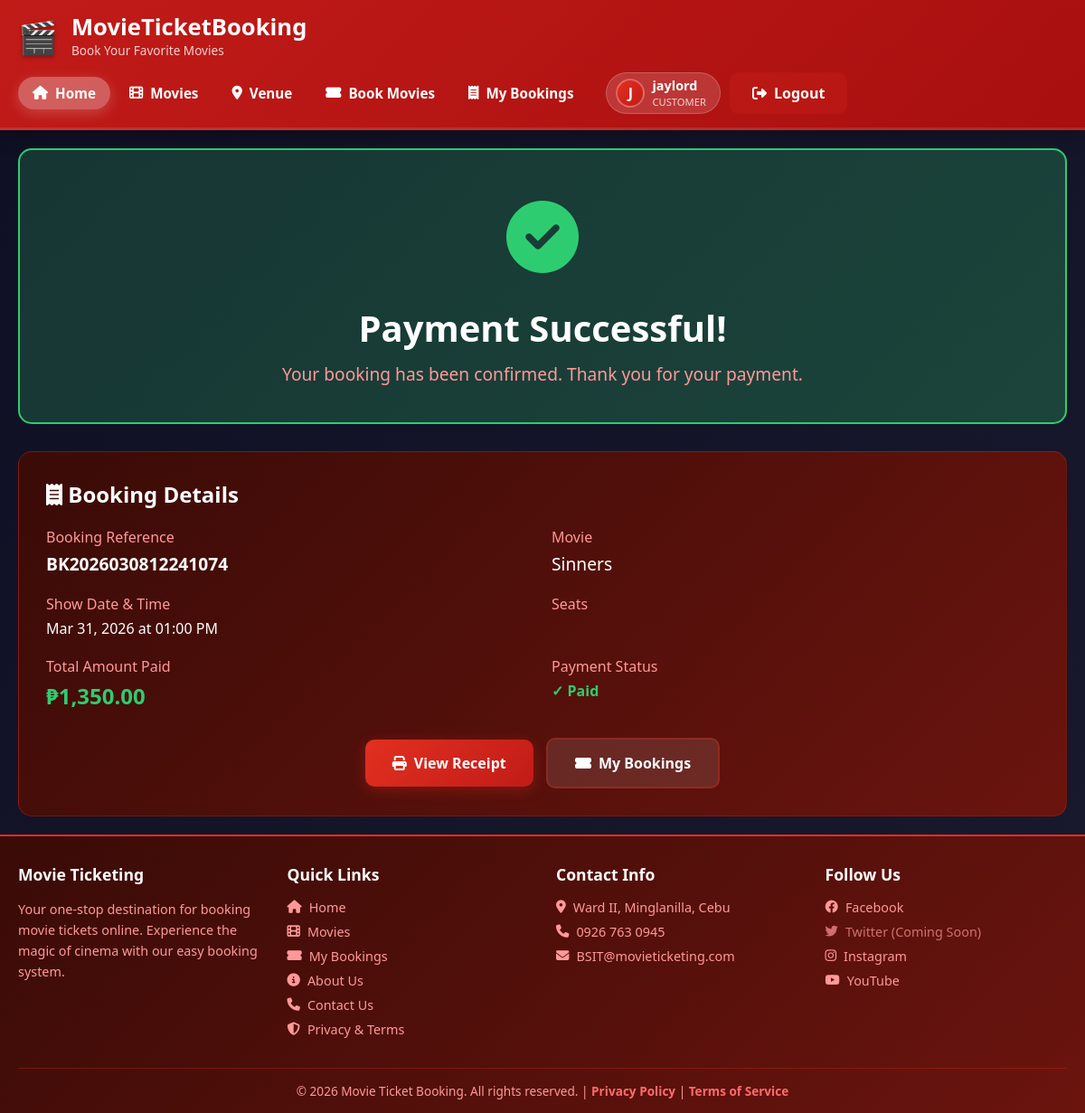
The page /pages/customer/paymongo-success.php?booking_id=12 (signed in) on the database its author committed.
### tables this page shows
CREATE TABLE `tbl_booking` (
  `b_id` int(11) NOT NULL,
  `u_id` int(11) NOT NULL,
  `movie_name` varchar(255) NOT NULL,
  `show_date` date DEFAULT NULL,
  `showtime` time NOT NULL,
  `booking_fee` decimal(10,2) DEFAULT 0.00,
  `status` enum('Ongoing','Done','Cancelled') DEFAULT 'Ongoing',
  `booking_date` timestamp NOT NULL DEFAULT current_timestamp(),
  `payment_status` enum('Pending','Paid','Refunded') DEFAULT 'Pending',
  `is_visible` tinyint(1) DEFAULT 1,
  `booking_reference` varchar(20) DEFAULT NULL
);

### pages/customer/paymongo-success.php (the view, shortened to what this page needs)
<?php
$root_dir = dirname(dirname(__DIR__));
$conn = get_db();
$user_id = $_SESSION['user_id'];
$booking_id = isset($_GET['booking_id']) ? intval($_GET['booking_id']) : 0;
$booking_stmt = $conn->prepare("
    SELECT
        b.*,
        GROUP_CONCAT(bs.seat_number ORDER BY bs.seat_number SEPARATOR ', ') as seat_list,
        m.poster_url
    FROM tbl_booking b
    LEFT JOIN booked_seats bs ON b.b_id = bs.booking_id
    LEFT JOIN movies m ON b.movie_name = m.title
    WHERE b.b_id = ? AND b.u_id = ?
    GROUP BY b.b_id
");
$booking_stmt->bind_param("ii", $booking_id, $user_id);
$booking_stmt->execute();
$booking_result = $booking_stmt->get_result();
$booking = $booking_result->fetch_assoc();
require_once $root_dir . '/partials/header.php';
?>
<div class="payment-container" style="max-width: 1200px; margin: 0 auto; padding: 20px;">
    <div style="background: linear-gradient(135deg, rgba(46, 204, 113, 0.2), rgba(39, 174, 96, 0.3));
         border-radius: 15px; padding: 40px; text-align: center; border: 2px solid #2ecc71; margin-bottom: 30px;">
        <div style="font-size: 5rem; color: #2ecc71; margin-bottom: 20px;">
            <i class="fas fa-check-circle"></i>
        </div>
        <h1 style="color: white; font-size: 2.5rem; margin-bottom: 10px; font-weight: 800;">
            Payment Successful!
        </h1>
        <p style="color: var(--pale-red); font-size: 1.2rem;">
            Your booking has been confirmed. Thank you for your payment.
        </p>
    </div>
    <div style="background: linear-gradient(135deg, var(--bg-card) 0%, var(--bg-card-light) 100%);
         border-radius: 15px; padding: 30px; border: 1px solid rgba(226, 48, 32, 0.3);">
        <h2 style="color: white; font-size: 1.5rem; margin-bottom: 20px; font-weight: 700;">
            <i class="fas fa-receipt"></i> Booking Details
        </h2>
        <div style="display: grid; grid-template-columns: 1fr 1fr; gap: 20px; margin-bottom: 30px;">
            <div>
                <p style="color: var(--pale-red); margin-bottom: 5px;">Booking Reference</p>
                <p style="color: white; font-size: 1.2rem; font-weight: 700;"><?php echo $booking['booking_reference']; ?></p>
            </div>
            <div>
                <p style="color: var(--pale-red); margin-bottom: 5px;">Movie</p>
                <p style="color: white; font-size: 1.2rem;"><?php echo $booking['movie_name']; ?></p>
            </div>
            <div>
                <p style="color: var(--pale-red); margin-bottom: 5px;">Show Date & Time</p>
                <p style="color: white;">
                    <?php echo date('M d, Y', strtotime($booking['show_date'])); ?> at
                    <?php echo date('h:i A', strtotime($booking['showtime'])); ?>
                </p>
            </div>
            <div>
                <p style="color: var(--pale-red); margin-bottom: 5px;">Seats</p>
            </div>
            <div>
                <p style="color: var(--pale-red); margin-bottom: 5px;">Total Amount Paid</p>
                <p style="color: #2ecc71; font-size: 1.5rem; font-weight: 800;">
                    ₱<?php echo number_format($booking['booking_fee'], 2); ?>
                </p>
            </div>
            <div>
                <p style="color: var(--pale-red); margin-bottom: 5px;">Payment Status</p>
                <p style="color: #2ecc71; font-weight: 600;">✓ Paid</p>
            </div>
        </div>
        <div style="text-align: center; margin-top: 30px;">
            <a href="<?php echo SITE_URL; ?>index.php?page=customer/receipt&id=<?php echo $booking_id; ?>" class="btn btn-primary" style="padding: 15px 30px; margin-right: 10px;">
                <i class="fas fa-print"></i> View Receipt
            </a>
            <a href="<?php echo SITE_URL; ?>index.php?page=customer/my-bookings" class="btn btn-secondary" style="padding: 15px 30px;">
                <i class="fas fa-ticket-alt"></i> My Bookings
            </a>
        </div>
    </div>
</div>
<?php
require_once $root_dir . '/partials/footer.php';
?>

### partials/header.php (style rules this page uses)
:root { --primary-red: #e23020; --dark-red: #c11b18; --deep-red: #a80f0f; --light-red: #ff6b6b; --pale-red: #ff9999; --bg-dark: #0f0f23; --bg-darker: #1a1a2e; --bg-card: #3a0b07; --bg-card-light: #6b140e; }
* { margin: 0; padding: 0; box-sizing: border-box; }
body { font-family: 'Segoe UI', Tahoma, Geneva, Verdana, sans-serif; background: linear-gradient(135deg, var(--bg-dark) 0%, var(--bg-darker) 100%); color: white; min-height: 100vh; display: flex; flex-direction: column; }
.btn { padding: 8px 16px; text-decoration: none; border-radius: 8px; font-weight: 600; transition: all 0.3s ease; display: inline-flex; align-items: center; gap: 8px; border: none; cursor: pointer; font-size: 0.9rem; }
.btn-primary { background: rgba(255, 255, 255, 0.2); color: white; border: 2px solid rgba(255, 255, 255, 0.3); }
.btn-secondary { background: rgba(255, 255, 255, 0.1); color: white; border: 2px solid rgba(255, 255, 255, 0.3); }

### pages/customer/paymongo-success.php (style rules this page uses)
.btn { padding: 12px 25px; text-decoration: none; border-radius: 10px; font-weight: 600; transition: all 0.3s ease; display: inline-flex; align-items: center; justify-content: center; gap: 8px; border: none; cursor: pointer; font-size: 1rem; }
.btn-primary { background: linear-gradient(135deg, var(--primary-red) 0%, var(--dark-red) 100%); color: white; box-shadow: 0 4px 15px rgba(226, 48, 32, 0.3); }
.btn-secondary { background: rgba(255, 255, 255, 0.1); color: white; border: 2px solid rgba(226, 48, 32, 0.3); }
:root { --primary-red: #e23020; --dark-red: #c11b18; --deep-red: #a80f0f; --light-red: #ff6b6b; --pale-red: #ff9999; --bg-dark: #0f0f23; --bg-darker: #1a1a2e; --bg-card: #3a0b07; --bg-card-light: #6b140e; }

### rows shown on the page
tbl_booking: booking_reference "BK2026030812241074", movie_name "Sinners", show_date "Mar 31, 2026", showtime "01:00 PM", booking_fee "1,350.00"

### other values the page prints
substr($_SESSION['user_name'], 0, 1) "J"
$_SESSION['user_name'] "jaylord"
$_SESSION['user_role'] "CUSTOMER"
